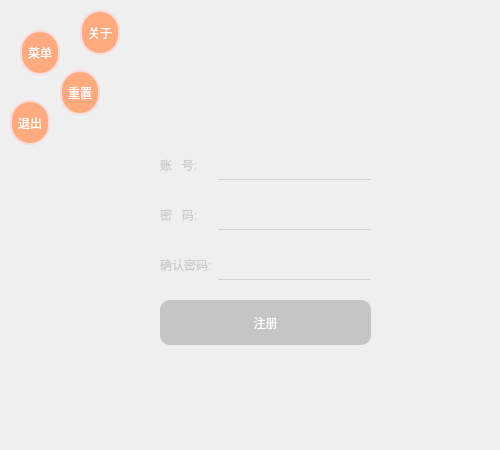
<?xml version="1.0" encoding="UTF-8"?>
<ui version="4.0">
 <class>Form</class>
 <widget class="QWidget" name="Form">
  <property name="geometry">
   <rect>
    <x>0</x>
    <y>0</y>
    <width>500</width>
    <height>450</height>
   </rect>
  </property>
  <property name="minimumSize">
   <size>
    <width>500</width>
    <height>450</height>
   </size>
  </property>
  <property name="maximumSize">
   <size>
    <width>500</width>
    <height>450</height>
   </size>
  </property>
  <property name="windowTitle">
   <string>Form</string>
  </property>
  <property name="styleSheet">
   <string notr="true">QWidget#Form{
border-image: url(:/register/images/register_background.jpg);
}</string>
  </property>
  <widget class="QPushButton" name="main_menue_btn">
   <property name="geometry">
    <rect>
     <x>20</x>
     <y>30</y>
     <width>40</width>
     <height>45</height>
    </rect>
   </property>
   <property name="minimumSize">
    <size>
     <width>35</width>
     <height>35</height>
    </size>
   </property>
   <property name="maximumSize">
    <size>
     <width>45</width>
     <height>45</height>
    </size>
   </property>
   <property name="styleSheet">
    <string notr="true">QPushButton{
	border-radius:20px;
	background-color:rgb(255, 170, 127);
	border:2px solid rgb(250,218,218);
	color:white;
	
}
QPushButton:hover{
	border:rgb(255,192,167);
}
QPushButton:checked{
	background-color:rgb(209,0,209);
}</string>
   </property>
   <property name="text">
    <string>菜单</string>
   </property>
   <property name="checkable">
    <bool>true</bool>
   </property>
  </widget>
  <widget class="QPushButton" name="exit_menue_btn">
   <property name="geometry">
    <rect>
     <x>10</x>
     <y>100</y>
     <width>40</width>
     <height>45</height>
    </rect>
   </property>
   <property name="minimumSize">
    <size>
     <width>35</width>
     <height>35</height>
    </size>
   </property>
   <property name="maximumSize">
    <size>
     <width>45</width>
     <height>45</height>
    </size>
   </property>
   <property name="styleSheet">
    <string notr="true">QPushButton{
	border-radius:20px;
	background-color:rgb(255, 170, 127);
	border:2px solid rgb(250,218,218);
	color:white;
	
}
QPushButton:hover{
	border:rgb(255,192,167);
}
QPushButton:checked{
	background-color:rgb(209,0,209);
}</string>
   </property>
   <property name="text">
    <string>退出</string>
   </property>
   <property name="checkable">
    <bool>false</bool>
   </property>
  </widget>
  <widget class="QPushButton" name="reset_menue_btn">
   <property name="geometry">
    <rect>
     <x>60</x>
     <y>70</y>
     <width>40</width>
     <height>45</height>
    </rect>
   </property>
   <property name="minimumSize">
    <size>
     <width>35</width>
     <height>35</height>
    </size>
   </property>
   <property name="maximumSize">
    <size>
     <width>45</width>
     <height>45</height>
    </size>
   </property>
   <property name="styleSheet">
    <string notr="true">QPushButton{
	border-radius:20px;
	background-color:rgb(255, 170, 127);
	border:2px solid rgb(250,218,218);
	color:white;
	
}
QPushButton:hover{
	border:rgb(255,192,167);
}
QPushButton:checked{
	background-color:rgb(209,0,209);
}</string>
   </property>
   <property name="text">
    <string>重置</string>
   </property>
   <property name="checkable">
    <bool>false</bool>
   </property>
  </widget>
  <widget class="QPushButton" name="about_menue_btn">
   <property name="geometry">
    <rect>
     <x>80</x>
     <y>10</y>
     <width>40</width>
     <height>45</height>
    </rect>
   </property>
   <property name="minimumSize">
    <size>
     <width>35</width>
     <height>35</height>
    </size>
   </property>
   <property name="maximumSize">
    <size>
     <width>45</width>
     <height>45</height>
    </size>
   </property>
   <property name="styleSheet">
    <string notr="true">QPushButton{
	border-radius:20px;
	background-color:rgb(255, 170, 127);
	border:2px solid rgb(250,218,218);
	color:white;
	
}
QPushButton:hover{
	border:rgb(255,192,167);
}
QPushButton:checked{
	background-color:rgb(209,0,209);
}</string>
   </property>
   <property name="text">
    <string>关于</string>
   </property>
   <property name="checkable">
    <bool>false</bool>
   </property>
  </widget>
  <widget class="QWidget" name="layoutWidget">
   <property name="geometry">
    <rect>
     <x>160</x>
     <y>150</y>
     <width>211</width>
     <height>197</height>
    </rect>
   </property>
   <property name="styleSheet">
    <string>QPushButton{
	background-color:rgb(255,170,127);
	color:rgb(75,60,182);
	border-radius:10px;
}
QPushButton:hover{
	border:rgb(255,192,167);
}
QPushButton:pressed{
	background-color:rgb(218,145,108);
}</string>
   </property>
   <layout class="QFormLayout" name="formLayout">
    <property name="verticalSpacing">
     <number>20</number>
    </property>
    <item row="0" column="0">
     <widget class="QLabel" name="label">
      <property name="styleSheet">
       <string notr="true">color:rgb(204,204,204);
font:16pt &quot;方正舒体&quot;;</string>
      </property>
      <property name="text">
       <string>账   号:</string>
      </property>
     </widget>
    </item>
    <item row="0" column="1">
     <widget class="QLineEdit" name="account_le">
      <property name="minimumSize">
       <size>
        <width>0</width>
        <height>30</height>
       </size>
      </property>
      <property name="styleSheet">
       <string notr="true">background-color:transparent;
color:rgb(240,240,240,240);
border:none;
border-bottom:1px solid lightgray;</string>
      </property>
      <property name="clearButtonEnabled">
       <bool>true</bool>
      </property>
     </widget>
    </item>
    <item row="1" column="0">
     <widget class="QLabel" name="label_2">
      <property name="styleSheet">
       <string notr="true">color:rgb(204,204,204);
font:16pt &quot;方正舒体&quot;;</string>
      </property>
      <property name="text">
       <string>密   码:</string>
      </property>
     </widget>
    </item>
    <item row="1" column="1">
     <widget class="QLineEdit" name="password_le">
      <property name="minimumSize">
       <size>
        <width>0</width>
        <height>30</height>
       </size>
      </property>
      <property name="styleSheet">
       <string notr="true">background-color:transparent;
color:rgb(240,240,240,240);
border:none;
border-bottom:1px solid lightgray;</string>
      </property>
      <property name="clearButtonEnabled">
       <bool>true</bool>
      </property>
     </widget>
    </item>
    <item row="2" column="0">
     <widget class="QLabel" name="label_3">
      <property name="styleSheet">
       <string notr="true">color:rgb(204,204,204);
font:16pt &quot;方正舒体&quot;;</string>
      </property>
      <property name="text">
       <string>确认密码:</string>
      </property>
     </widget>
    </item>
    <item row="2" column="1">
     <widget class="QLineEdit" name="confirm_pwd_le">
      <property name="minimumSize">
       <size>
        <width>0</width>
        <height>30</height>
       </size>
      </property>
      <property name="styleSheet">
       <string notr="true">background-color:transparent;
color:rgb(240,240,240,240);
border:none;
border-bottom:1px solid lightgray;</string>
      </property>
      <property name="clearButtonEnabled">
       <bool>true</bool>
      </property>
     </widget>
    </item>
    <item row="3" column="0" colspan="2">
     <widget class="QPushButton" name="register_btn">
      <property name="enabled">
       <bool>false</bool>
      </property>
      <property name="minimumSize">
       <size>
        <width>0</width>
        <height>45</height>
       </size>
      </property>
      <property name="styleSheet">
       <string notr="true">QPushButton{
	background-color:rgb(255,170,127);
	color:rgb(255, 255, 255);
	border-radius:10px;
}
QPushButton:disabled{
	background-color:rgb(197,197,197);
}
QPushButton:hover{
	background-color:rgb(255, 133, 111)
}
QPushButton:pressed{
	background-color:rgb(218,145,108);
}</string>
      </property>
      <property name="text">
       <string>注册</string>
      </property>
      <property name="checkable">
       <bool>false</bool>
      </property>
     </widget>
    </item>
   </layout>
  </widget>
  <zorder>exit_menue_btn</zorder>
  <zorder>reset_menue_btn</zorder>
  <zorder>about_menue_btn</zorder>
  <zorder>layoutWidget</zorder>
  <zorder>main_menue_btn</zorder>
 </widget>
 <resources>
  <include location="../images.qrc"/>
 </resources>
 <connections>
  <connection>
   <sender>main_menue_btn</sender>
   <signal>clicked(bool)</signal>
   <receiver>Form</receiver>
   <slot>show_hide_menue()</slot>
   <hints>
    <hint type="sourcelabel">
     <x>45</x>
     <y>54</y>
    </hint>
    <hint type="destinationlabel">
     <x>-3</x>
     <y>57</y>
    </hint>
   </hints>
  </connection>
  <connection>
   <sender>about_menue_btn</sender>
   <signal>clicked()</signal>
   <receiver>Form</receiver>
   <slot>about_menue()</slot>
   <hints>
    <hint type="sourcelabel">
     <x>91</x>
     <y>27</y>
    </hint>
    <hint type="destinationlabel">
     <x>181</x>
     <y>-17</y>
    </hint>
   </hints>
  </connection>
  <connection>
   <sender>reset_menue_btn</sender>
   <signal>clicked()</signal>
   <receiver>Form</receiver>
   <slot>reset_menue()</slot>
   <hints>
    <hint type="sourcelabel">
     <x>87</x>
     <y>89</y>
    </hint>
    <hint type="destinationlabel">
     <x>157</x>
     <y>90</y>
    </hint>
   </hints>
  </connection>
  <connection>
   <sender>exit_menue_btn</sender>
   <signal>clicked()</signal>
   <receiver>Form</receiver>
   <slot>exit_menue()</slot>
   <hints>
    <hint type="sourcelabel">
     <x>38</x>
     <y>124</y>
    </hint>
    <hint type="destinationlabel">
     <x>-1</x>
     <y>176</y>
    </hint>
   </hints>
  </connection>
  <connection>
   <sender>register_btn</sender>
   <signal>clicked()</signal>
   <receiver>Form</receiver>
   <slot>check_register()</slot>
   <hints>
    <hint type="sourcelabel">
     <x>297</x>
     <y>328</y>
    </hint>
    <hint type="destinationlabel">
     <x>448</x>
     <y>329</y>
    </hint>
   </hints>
  </connection>
  <connection>
   <sender>account_le</sender>
   <signal>textChanged(QString)</signal>
   <receiver>Form</receiver>
   <slot>enable_register()</slot>
   <hints>
    <hint type="sourcelabel">
     <x>327</x>
     <y>160</y>
    </hint>
    <hint type="destinationlabel">
     <x>588</x>
     <y>169</y>
    </hint>
   </hints>
  </connection>
  <connection>
   <sender>password_le</sender>
   <signal>textChanged(QString)</signal>
   <receiver>Form</receiver>
   <slot>enable_register()</slot>
   <hints>
    <hint type="sourcelabel">
     <x>314</x>
     <y>216</y>
    </hint>
    <hint type="destinationlabel">
     <x>548</x>
     <y>210</y>
    </hint>
   </hints>
  </connection>
  <connection>
   <sender>confirm_pwd_le</sender>
   <signal>textChanged(QString)</signal>
   <receiver>Form</receiver>
   <slot>enable_register()</slot>
   <hints>
    <hint type="sourcelabel">
     <x>319</x>
     <y>266</y>
    </hint>
    <hint type="destinationlabel">
     <x>556</x>
     <y>270</y>
    </hint>
   </hints>
  </connection>
 </connections>
 <slots>
  <slot>show_hide_menue()</slot>
  <slot>about_menue()</slot>
  <slot>reset_menue()</slot>
  <slot>exit_menue()</slot>
  <slot>check_register()</slot>
  <slot>enable_register()</slot>
 </slots>
</ui>
